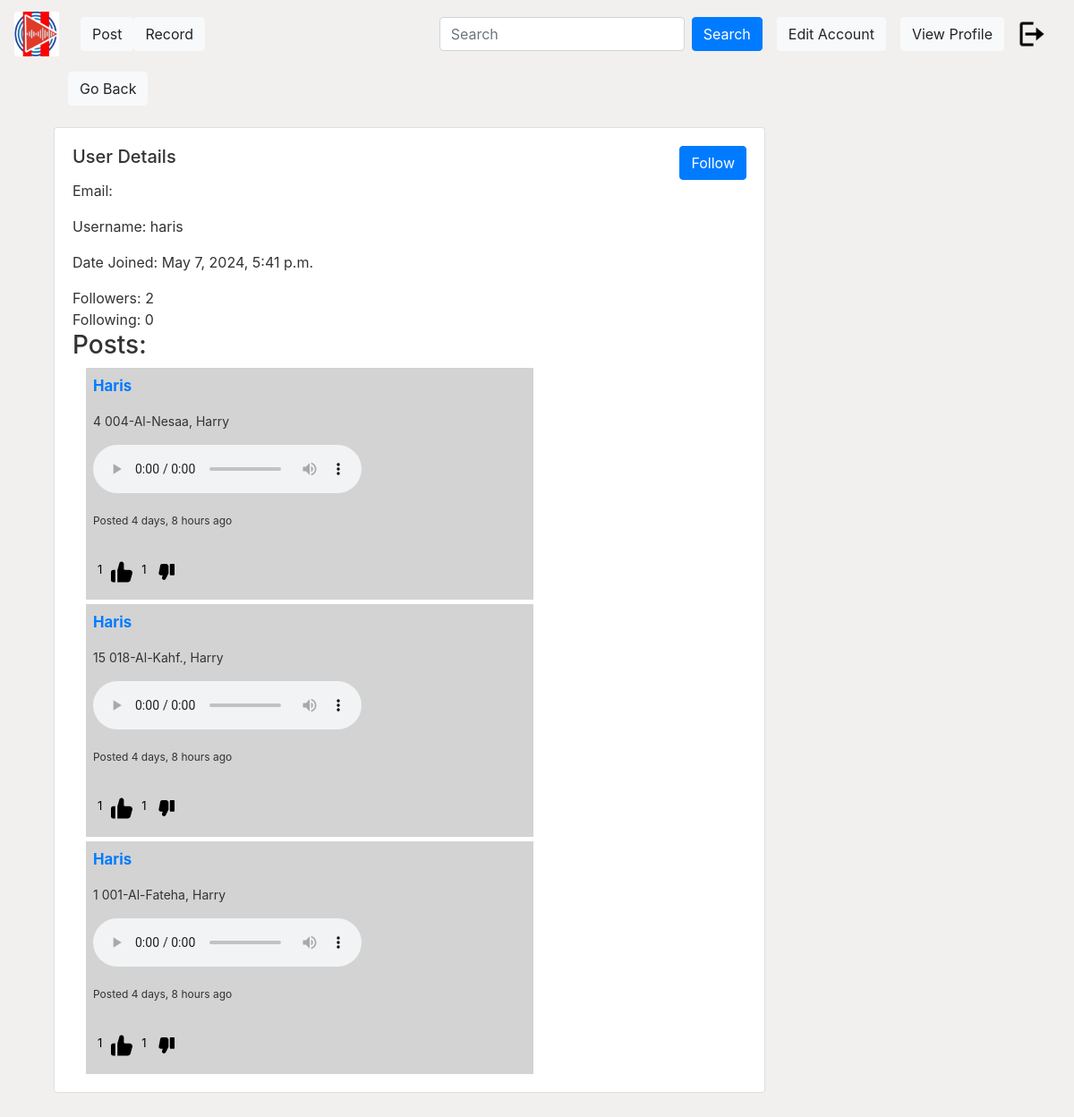
Screenshot of /profile/25/ (signed in) with the database file from the repository.
### user/models.py (models this page shows)
class Post(models.Model):
    juza=models.CharField(max_length=100,blank=True,null=True)
    surah= models.CharField(max_length=100,blank=True,null=True)
    reader= models.CharField(max_length=100,blank=True,null=True)
    file = models.FileField(upload_to="posts")
    content = models.TextField(max_length=1000)
    date_posted = models.DateTimeField(default=timezone.now)
    author = models.ForeignKey(User, on_delete=models.CASCADE)
    def like_count(self):
        return self.likes_dislikes.filter(like=True).count()
    def dislike_count(self):
        return self.likes_dislikes.filter(dislike=True).count()

### user/views.py (the view)
# urls.py: path('profile/<int:id>/', views.profile, name="profile"),
def profile(request, id):
    user_data = User.objects.get(id=id)
    user_posts = Post.objects.filter(author=user_data)
    follower_count = Follower.objects.filter(user=user_data).count()
    following_count = Follower.objects.filter(follower=user_data).count()
    followers = Follower.objects.filter(user=user_data).select_related('follower')
    follows = Follower.objects.filter(follower=user_data).select_related('user')
    context = {
        'user_data': user_data,
        'user_posts': user_posts,
        'followers': followers,
        'follows': follows,
        'follower_count': follower_count,
        'following_count': following_count,
    }
    return render(request, 'user/accounts/profile.html', context)

### user/templates/user/accounts/profile.html (shortened to what this page needs)
{% extends "user/base.html" %}
{% block content %}
<div class="container">
    <a href="/homepage" type="button" class="btn btn-light ml-3 mb-4"> Go Back</a>
    <div class="card">
        <div class="card-body">
            <div class="d-flex flex-row justify-content-between">
                <h5 class="card-title fw-bolder ">User Details</h5>
                <a href="/follow/{{ user_data.id }}/" class="btn btn-primary">Follow</a>
            </div>
            <p>Email: {{ user_data.email }}</p>
            <p>Username: {{ user_data.username }}</p>
            <p>Date Joined: {{ user_data.date_joined }}</p>
            <div class="d-flex flex-row">
                Followers: {{follower_count}}
            </div>
            <div>
                Following: {{following_count}}
            </div>
            <h3>Posts:</h3>
            <div class="col-md-3">
                {% if user_posts %} {% for post in user_posts %}
                <div class="level-item has-text-centered "
                    style="background-color: lightgray; padding: 8px; margin-top: 5px; width: 500px;">
                    <p style="font-size: 14px;" class="d-flex flex-row justify-content-between ">
                        <a href="{% url 'profile' post.author.id%}" class="align-content-center"
                            style="font-size: larger;">
                            <strong>
                                {{ post.author.username | title}}
                            </strong>
                        </a>
                    <p style="font-size: 14px">
                        {{ post.juza }} {{ post.surah }}, {{ post.reader }}
                    </p>
                    <audio controls>
                        <source src="/media/{{ post.file }}" type="audio/mpeg" />
                        <source src="/media/{{ post.file }}" type="audio/webm" />
                    </audio>
                    <div class="row">
                        <div class="col-md-8">
                            <p style="font-size: 12px; margin-top: 10px">
                                Posted {{ post.date_posted|timesince }} ago
                            </p>
                        </div>
                        <div class="col-md-4" style="margin-top: 20px; margin-left: 20px">
                            <div class="row">
                                <a class="like-btn" data-post-id="{{ post.id }}">
                                    <p id="like-count-{{ post.id }}">{{ post.like_count }}</p>
                                </a>
                                <a class="dislike-btn" data-post-id="{{ post.id }}">
                                    <p id="dislike-count-{{ post.id }}">{{ post.dislike_count }}</p>
                                </a>
                            </div>
                        </div>
                    </div>
                </div>
                {% endfor %} {% else %}
                <p>No Post found.</p>
                {% endif %}
            </div>
        </div>
    </div>
</div>
<header class="site-header">
    <nav class="navbar navbar-expand-md navbar-dark bg-steel fixed-top">
        <a class="navbar-brand mr-4" href="{% url 'site-homepage' %}">{% load static %} <img
                src="{% static 'user/media/NewLogo_3.png' %}" class="rounded-left" alt="logo" width=50px
                height=50px /></a>
        <a href="{% url 'post_form' %}" class="btn btn-light">Post</a>
        <a href="{% url 'record' %}" class="btn btn-light">Record</a>
        <div class="collapse navbar-collapse" id="navbarToggle">
            <form class="d-flex" role="search" action="{% url 'searchpage' %}" method="GET">
                <input class="form-control me-2" type="search" placeholder="Search" name="q" required
                    aria-label="Search" />
                <button class="btn btn-primary  ml-2" type="submit">
                    Search
                </button>
            </form>
        </div>
        {% if user.is_authenticated %}
        <a type="button" href="{% url 'site-editacc' %}" class="btn btn-light ml-3">Edit Account</a>
        <a type="button" href="{% url 'profile' user.id %}" class="btn btn-light ml-3">View Profile</a>
        <a class="nav-item nav-link" href="{% url 'site-user-logout' %}">{% load static %} <img
                src="{% static 'user/media/logout.png' %}" width=30px height=30px</a>
            {%else%}
            <a type="button" href="{% url 'site-user-login'%}" class="btn btn-light ml-3">Login</a>
            {% endif%}
    </nav>
</header>
{% endblock %}

### user/static/user/name.css (style rules this page uses)
body { background:#f2f0ee; color: #333333; margin-top: 5rem; }

### user/templates/user/accounts/profile.html (style rules this page uses)
.like-btn { flex-direction: row; display: flex; }
.like-btn p { margin-right: 10px; font-size: 13px; color: black; text-decoration: none; }
.dislike-btn { flex-direction: row; display: flex; }
.dislike-btn p { margin-right: 10px; margin-left: 10px; font-size: 13px; color: black; text-decoration: none; }

### rows the page displays
Post: author.username "Haris", juza "4", surah "004-Al-Nesaa", reader "Harry", date_posted "4 days, 8 hours", like_count "1", dislike_count "1"
Post: author.username "Haris", juza "15", surah "018-Al-Kahf.", reader "Harry", date_posted "4 days, 8 hours", like_count "1", dislike_count "1"
Post: author.username "Haris", juza "1", surah "001-Al-Fateha", reader "Harry", date_posted "4 days, 8 hours", like_count "1", dislike_count "1"

### other values shown
{{ user_data.username }} "haris"
{{ user_data.date_joined }} "May 7, 2024, 5:41 p.m."
{{ follower_count }} "2"
{{ following_count }} "0"
